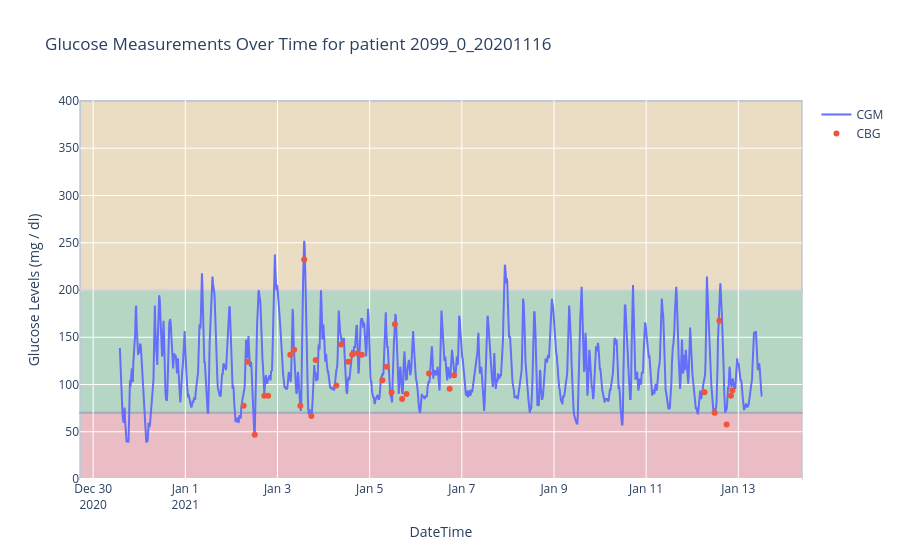

This figure's notebook cell:
### Code cell
fig = go.Figure()
fig.add_trace(go.Scatter(x=t2_ts_df['Date'], y=t2_ts_df['CGM (mg / dl)'], mode='lines', name='CGM'))
fig.add_trace(go.Scatter(x=t2_ts_df['Date'], y=t2_ts_df['CBG (mg / dl)'], mode='markers', name='CBG'))

# Low glucose (hypoglycemia)
fig.add_hrect(y0=0, y1=70, fillcolor="red", opacity=0.2, layer="below", name="Low")

# Normal glucose
fig.add_hrect(y0=70, y1=200, fillcolor="green", opacity=0.2, layer="below", name="Normal")

# High glucose (hyperglycemia)
fig.add_hrect(y0=200, y1=400, fillcolor="orange", opacity=0.2, layer="below", name="High")


fig.update_layout(title=f'Glucose Measurements Over Time for patient {patient}', xaxis_title='DateTime', yaxis_title='Glucose Levels (mg / dl)')
fig.show()

### Figure 1 — Plotly figure (JSON) as saved in the notebook; plotly's stock layout.template omitted (floating-point values rounded to 4 significant figures; data arrays with more than 128 entries replaced by an {"elided": "..."} marker saying what was removed)
{"data": [{"mode": "lines", "name": "CGM", "type": "scatter", "x": {"elided": "1339 str values"}, "y": {"elided": "1339 float values"}}, {"mode": "markers", "name": "CBG", "type": "scatter", "x": {"elided": "1339 str values"}, "y": {"elided": "1339 float values"}}], "layout": {"shapes": [{"fillcolor": "red", "layer": "below", "name": "Low", "opacity": 0.2, "type": "rect", "x0": 0, "x1": 1, "xref": "x domain", "y0": 0, "y1": 70, "yref": "y"}, {"fillcolor": "green", "layer": "below", "name": "Normal", "opacity": 0.2, "type": "rect", "x0": 0, "x1": 1, "xref": "x domain", "y0": 70, "y1": 200, "yref": "y"}, {"fillcolor": "orange", "layer": "below", "name": "High", "opacity": 0.2, "type": "rect", "x0": 0, "x1": 1, "xref": "x domain", "y0": 200, "y1": 400, "yref": "y"}], "title": {"text": "Glucose Measurements Over Time for patient 2099_0_20201116"}, "xaxis": {"title": {"text": "DateTime"}}, "yaxis": {"title": {"text": "Glucose Levels (mg / dl)"}}}}
